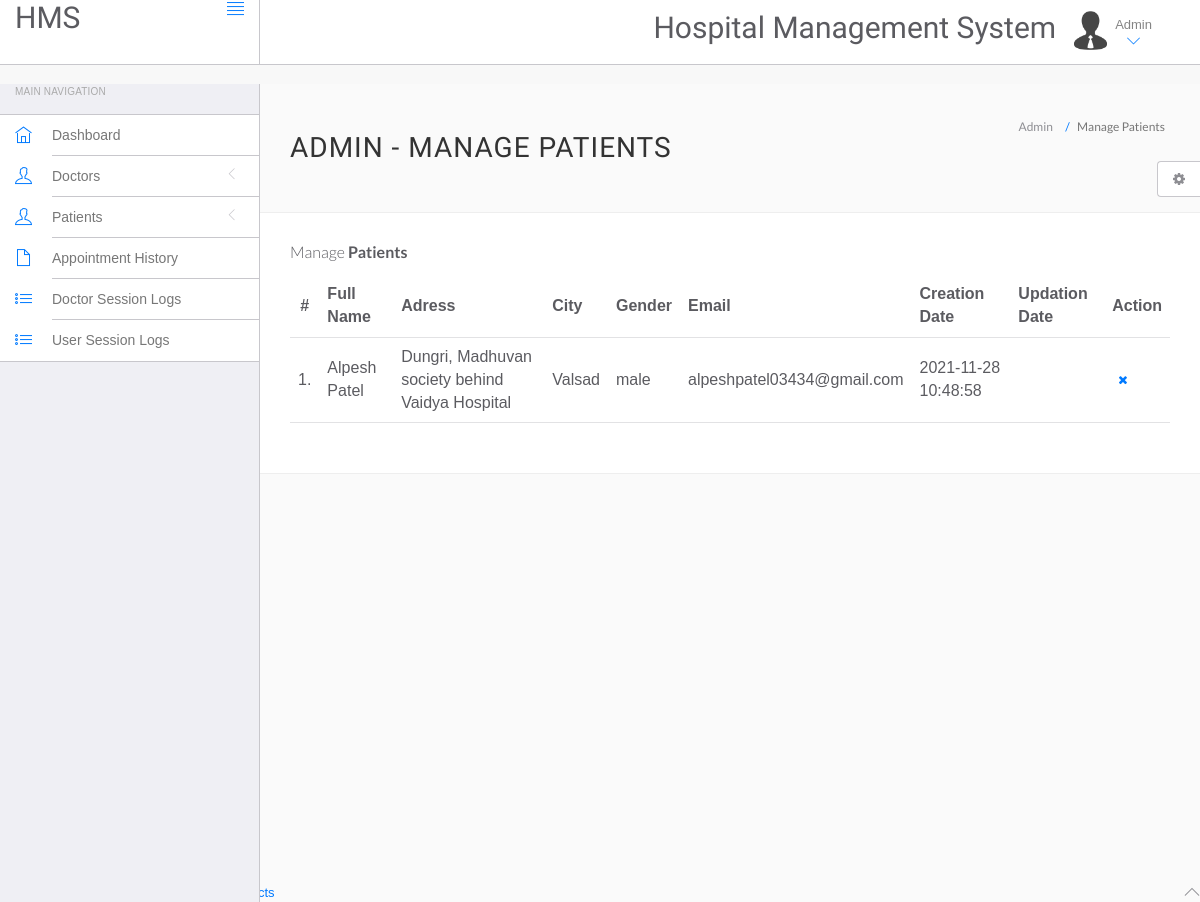
The app's page /hms/admin/manage-users.php (signed in) with its own data.
### tables this page shows
CREATE TABLE `users` (
  `id` int(11) NOT NULL,
  `fullName` varchar(255) NOT NULL,
  `address` longtext NOT NULL,
  `city` varchar(255) NOT NULL,
  `gender` varchar(255) NOT NULL,
  `email` varchar(255) NOT NULL,
  `password` varchar(255) NOT NULL,
  `regDate` timestamp NOT NULL DEFAULT current_timestamp(),
  `updationDate` varchar(255) NOT NULL
);

### hms/admin/manage-users.php (the view, shortened to what this page needs)
<?php
include('include/config.php');
?>
<!DOCTYPE html>
<html lang="en">
	<head>
		<link rel="stylesheet" href="vendor/bootstrap/css/bootstrap.min.css">
		<link rel="stylesheet" href="vendor/fontawesome/css/font-awesome.min.css">
		<link rel="stylesheet" href="vendor/themify-icons/themify-icons.min.css">
		<link href="vendor/animate.css/animate.min.css" rel="stylesheet" media="screen">
		<link href="vendor/perfect-scrollbar/perfect-scrollbar.min.css" rel="stylesheet" media="screen">
		<link href="vendor/switchery/switchery.min.css" rel="stylesheet" media="screen">
		<link href="vendor/bootstrap-touchspin/jquery.bootstrap-touchspin.min.css" rel="stylesheet" media="screen">
		<link href="vendor/select2/select2.min.css" rel="stylesheet" media="screen">
		<link href="vendor/bootstrap-datepicker/bootstrap-datepicker3.standalone.min.css" rel="stylesheet" media="screen">
		<link href="vendor/bootstrap-timepicker/bootstrap-timepicker.min.css" rel="stylesheet" media="screen">
		<link rel="stylesheet" href="assets/css/styles.css">
		<link rel="stylesheet" href="assets/css/plugins.css">
		<link rel="stylesheet" href="assets/css/themes/theme-1.css" id="skin_color" />
	</head>
	<body>
		<div id="app">
<?php include('include/sidebar.php');?>
			<div class="app-content">
						<?php include('include/header.php');?>
				<div class="main-content" >
					<div class="wrap-content container" id="container">
						<section id="page-title">
							<div class="row">
								<div class="col-sm-8">
									<h1 class="mainTitle">Admin - Manage Patients</h1>
																	</div>
								<ol class="breadcrumb">
									<li>
										<span>Admin</span>
									</li>
									<li class="active">
										<span>Manage Patients</span>
									</li>
								</ol>
							</div>
						</section>
						<div class="container-fluid container-fullw bg-white">
									<div class="row">
								<div class="col-md-12">
									<h5 class="over-title margin-bottom-15">Manage <span class="text-bold">Patients</span></h5>
									<table class="table table-hover" id="sample-table-1">
										<thead>
											<tr>
												<th class="center">#</th>
												<th>Full Name</th>
												<th class="hidden-xs">Adress</th>
												<th>City</th>
												<th>Gender </th>
												<th>Email </th>
												<th>Creation Date </th>
												<th>Updation Date </th>
												<th>Action</th>
											</tr>
										</thead>
										<tbody>
<?php
$sql=mysqli_query($conn, "select * from users");
$cnt=1;
while($row=mysqli_fetch_array($sql))
{
?>
											<tr>
												<td class="center"><?php echo $cnt;?>.</td>
												<td class="hidden-xs"><?php echo $row['fullName'];?></td>
												<td><?php echo $row['address'];?></td>
												<td><?php echo $row['city'];?>
												</td>
												<td><?php echo $row['gender'];?></td>
												<td><?php echo $row['email'];?></td>
												<td><?php echo $row['regDate'];?></td>
												<td><?php echo $row['updationDate'];?>
												</td>
												<td >
												<div class="visible-md visible-lg hidden-sm hidden-xs">
	<a href="manage-users.php?id=<?php echo $row['id']?>&del=delete" onClick="return confirm('Are you sure you want to delete?')"class="btn btn-transparent btn-xs tooltips" tooltip-placement="top" tooltip="Remove"><i class="fa fa-times fa fa-white"></i></a>
												</div>
												</td>
											</tr>
											<?php
$cnt=$cnt+1;
											 }?>
										</tbody>
									</table>
								</div>
							</div>
								</div>
							</div>
						</div>
					</div>
				</div>
	<?php include('include/footer.php');?>
	<?php include('include/setting.php');?>
	</body>
</html>

### hms/admin/assets/css/themes/theme-1.css (style rules this page uses)
body { background: #FAFAFA; }

### records on screen
users: fullName "Alpesh Patel", address "Dungri, Madhuvan society behind Vaidya Hospital", city "Valsad", gender "male", email "alpeshpatel03434@gmail.com", regDate "2021-11-28 10:48:58"
